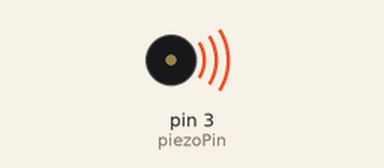
This sketch was run on a simulated Arduino Uno, built with avr-gcc and run on an emulated ATmega328P. Parts: buzzer (waves = sounding).

Above: at 0.1 s.
At 5.0 s:
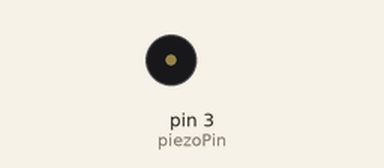
Timing chart, 0 to 6.5 s (numbered marks = the images above):
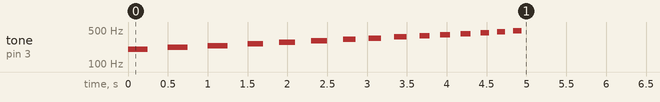

The sketch:

engrl_1_random.ino
```cpp
int piezoPin = 3;
int wait = 500;
int freq = 200;

void setup() {
  pinMode(piezoPin, OUTPUT);
  // put your setup code here, to run once:
  for (int i = 5; i > 0; i--) {
    for (int j = 0; j < 3; j++) {
      tone(piezoPin, freq, wait/2);
      delay(wait);
      freq += 20;
    }
    wait = wait / 1.25;
  }

}

void loop() {

}
```
